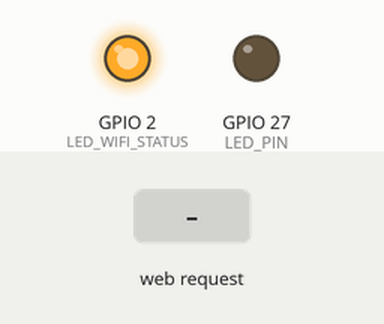
The sketch below on a simulated ESP32. Parts: output pins drawn as LEDs (lit = HIGH). The test bench sets the inputs (shaded band). WiFi joins after 1.5 s; servers stay silent unless stated; what the sketch prints to the serial monitor is not drawn.

Above: at 2.7 s.
2.8 s: HTTP request GET /on received
At 4.2 s:
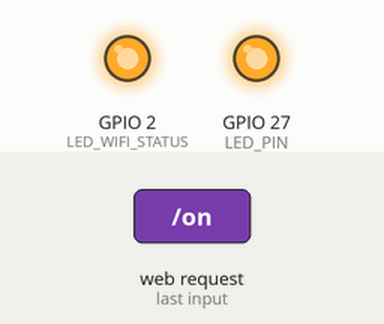
4.5 s: HTTP request GET /off received
At 5.2 s:
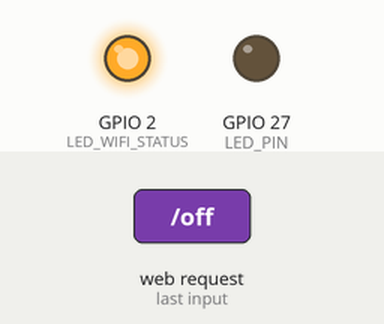
Timing chart, 0 to 7.5 s (numbered marks = the images above; inputs shaded):
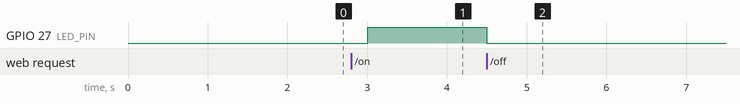

Measured:
- after the input at 2.8 s, GPIO 27 (LED_PIN): LOW → HIGH after 0.21 s
- after the input at 4.5 s, GPIO 27 (LED_PIN): HIGH → LOW at once

The sketch:

jpc16-iot.ino
```cpp
#include <HTTPClient.h>
#include <WiFi.h>
#include <WebServer.h>

// ชื่อ Wifi และ Password ที่จะเชื่อมต่อ
const char* WIFI_STA_NAME = "test_wifi";
const char* WIFI_STA_PASS = "test_password";

// IP Address
char IP_ADDRESS[15];
// Note: Your IP Address: 8.8.8.8

// เอาไว้เพื่อปิดไม่ให้แสดงค่า IP เฉย ๆ
bool disablePrint = false;

// GPIO 27
int LED_PIN = 27;
// GPIO 2
int LED_WIFI_STATUS = 2;

// ตั้งค่า Port ของ web server
WebServer server(80);

void setup() {
  // ตั้งค่าความเร็วระหว่างการส่งข้อมูลระหว่าง Microcontroller กับคอมของเรา
  Serial.begin(1000000);

  // ตั้งค่า pin ของ LED แสดงสถานะ Wifi เป็นการส่งข้อมูล
  pinMode(LED_WIFI_STATUS, OUTPUT);

  // เชื่อมต่อ Wfi
  WiFi.mode(WIFI_STA);
  WiFi.begin(WIFI_STA_NAME, WIFI_STA_PASS);

  // Loop ไปจนกว่าจะสามารถเชื่อมต่อ Wifi ได้
  while (WiFi.status() != WL_CONNECTED) {
    Serial.println("Connecting...");
    delay(500);
    digitalWrite(LED_WIFI_STATUS, LOW);
  }

  // เก็บเลข IP ลงตัวแปร
  for (int i = 0; i < sizeof(IP_ADDRESS); ++i) {
    IP_ADDRESS[i] = WiFi.localIP().toString().charAt(i);
  }

  digitalWrite(LED_WIFI_STATUS, HIGH);
  pinMode(LED_PIN,OUTPUT);

  // ตั้งค่า path ให้กับ server ของเรา
  server.on("/", handleRoot);
  server.on("/on", ledOn);
  server.on("/off", ledOff);
  server.begin();
}

void loop() {
  if (!disablePrint) {
    delay(500);
    printWifiInfo();
  }

  // เปิดให้ esp32 สามารถรับ request ได้
  server.handleClient();
}

void printWifiInfo() {
  // print IP_ADDRESS
  Serial.print("Your IP Address is: ");
  for (int i = 0; i < sizeof(IP_ADDRESS); ++i) {
    Serial.print(IP_ADDRESS[i]);
  }
  Serial.println();
}

void handleRoot() {
  disablePrint = true;
  // ส่งค่ากลับ
  // 200 คือ ไม่มีข้อผิดพลาด
  server.send(200, "text/plain", "Hello from ESP32!");
}

void ledOn() {
  disablePrint = true;
  digitalWrite(LED_PIN,HIGH);
  Serial.println("The light is on!");
  server.send(200, "text/plain", "The light is on!");
}

void ledOff() {
  disablePrint = true;
  digitalWrite(LED_PIN,LOW);
  Serial.println("The light is off!");
  server.send(200, "text/plain", "The light is off");
}
```
